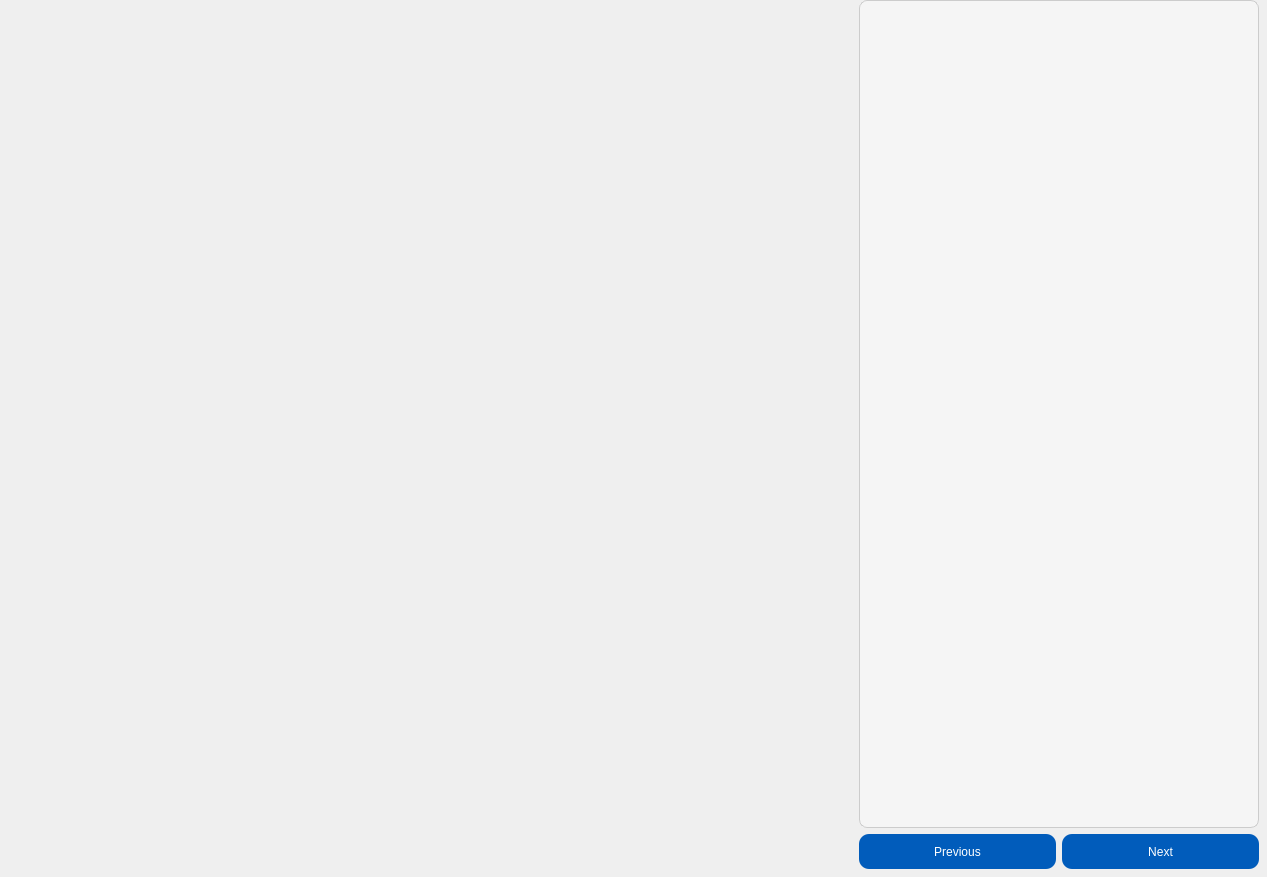
<?xml version="1.0" encoding="UTF-8"?>
<ui version="4.0">
 <class>mainWidget</class>
 <widget class="QWidget" name="mainWidget">
  <property name="geometry">
   <rect>
    <x>0</x>
    <y>0</y>
    <width>1267</width>
    <height>877</height>
   </rect>
  </property>
  <property name="sizePolicy">
   <sizepolicy hsizetype="Expanding" vsizetype="Expanding">
    <horstretch>0</horstretch>
    <verstretch>0</verstretch>
   </sizepolicy>
  </property>
  <property name="maximumSize">
   <size>
    <width>3840</width>
    <height>2160</height>
   </size>
  </property>
  <property name="windowTitle">
   <string>Widget</string>
  </property>
  <layout class="QHBoxLayout" name="horizontalLayout_2">
   <property name="leftMargin">
    <number>0</number>
   </property>
   <property name="topMargin">
    <number>0</number>
   </property>
   <property name="rightMargin">
    <number>0</number>
   </property>
   <property name="bottomMargin">
    <number>0</number>
   </property>
   <item>
    <layout class="QHBoxLayout" name="horizontalLayout">
     <property name="sizeConstraint">
      <enum>QLayout::SizeConstraint::SetMinimumSize</enum>
     </property>
     <item>
      <widget class="QStackedWidget" name="procedureStack">
       <property name="sizePolicy">
        <sizepolicy hsizetype="Expanding" vsizetype="Expanding">
         <horstretch>0</horstretch>
         <verstretch>0</verstretch>
        </sizepolicy>
       </property>
       <property name="maximumSize">
        <size>
         <width>3840</width>
         <height>2160</height>
        </size>
       </property>
      </widget>
     </item>
     <item>
      <layout class="QVBoxLayout" name="verticalLayout">
       <property name="sizeConstraint">
        <enum>QLayout::SizeConstraint::SetMaximumSize</enum>
       </property>
       <property name="rightMargin">
        <number>8</number>
       </property>
       <property name="bottomMargin">
        <number>8</number>
       </property>
       <item>
        <widget class="QListWidget" name="procedureStepList">
         <property name="sizePolicy">
          <sizepolicy hsizetype="Minimum" vsizetype="Expanding">
           <horstretch>0</horstretch>
           <verstretch>0</verstretch>
          </sizepolicy>
         </property>
         <property name="minimumSize">
          <size>
           <width>400</width>
           <height>0</height>
          </size>
         </property>
         <property name="maximumSize">
          <size>
           <width>3840</width>
           <height>2160</height>
          </size>
         </property>
         <property name="font">
          <font>
           <family>Arial</family>
           <pointsize>14</pointsize>
          </font>
         </property>
         <property name="styleSheet">
          <string notr="true">/* Style for the QListWidget */
                                            QListWidget {
                                            background-color: #F5F5F5;
                                            border: 1px solid #CCCCCC;
                                            border-radius: 8px;
                                            padding: 5px;
                                            }

                                            /* Style for QListWidgetItem (Default/Inactive) */
                                            QListWidget::item {
                                            background-color: #FFFFFF;
                                            border: 1px solid #E0E0E0;
                                            border-radius: 5px;
                                            margin: 16px;
                                            padding: 6px;
                                            color: #555555; /* Text color for inactive items */
                                            }

                                            /* Style for selected QListWidgetItem */
                                            QListWidget::item:selected {
                                            background-color: #D0E7FF;
                                            border: 2px solid #3399FF;
                                            color: #000000; /* Text color for selected items */
                                            }

                                            /* Style for hovered QListWidgetItem */
                                            QListWidget::item:hover {
                                            background-color: #E6F2FF;
                                            border: 1px solid #66B2FF;
                                            color: #333333; /* Text color on hover */
                                            }

                                            /* Style for disabled QListWidgetItem */
                                            QListWidget::item:disabled {
                                            background-color: #F0F0F0;
                                            border: 1px solid #D3D3D3;
                                            color: #A9A9A9; /* Grey text for disabled items */
                                            }

                                            /* Style for QLabel within the items */
                                            QLabel {
                                            color: #555555;
                                            font-size: 14px;
                                            }

                                            /* Optional: Alternating item backgrounds for better
                                            readability */
                                            QListWidget::item:nth-child(even) {
                                            background-color: #FAFAFA;
                                            }

                                            QListWidget::item:nth-child(odd) {
                                            background-color: #FFFFFF;
                                            }</string>
         </property>
         <property name="autoScroll">
          <bool>false</bool>
         </property>
         <property name="autoScrollMargin">
          <number>8</number>
         </property>
         <property name="editTriggers">
          <set>QAbstractItemView::EditTrigger::NoEditTriggers</set>
         </property>
         <property name="selectionBehavior">
          <enum>QAbstractItemView::SelectionBehavior::SelectRows</enum>
         </property>
         <property name="movement">
          <enum>QListView::Movement::Static</enum>
         </property>
         <property name="isWrapping" stdset="0">
          <bool>true</bool>
         </property>
         <property name="resizeMode">
          <enum>QListView::ResizeMode::Adjust</enum>
         </property>
         <property name="gridSize">
          <size>
           <width>385</width>
           <height>60</height>
          </size>
         </property>
         <property name="uniformItemSizes">
          <bool>false</bool>
         </property>
         <property name="wordWrap">
          <bool>true</bool>
         </property>
         <property name="selectionRectVisible">
          <bool>true</bool>
         </property>
         <property name="currentRow">
          <number>-1</number>
         </property>
        </widget>
       </item>
       <item>
        <layout class="QHBoxLayout" name="horizontalLayout_3">
         <property name="sizeConstraint">
          <enum>QLayout::SizeConstraint::SetMaximumSize</enum>
         </property>
         <property name="topMargin">
          <number>0</number>
         </property>
         <item>
          <widget class="QPushButton" name="prevButton">
           <property name="sizePolicy">
            <sizepolicy hsizetype="Minimum" vsizetype="Minimum">
             <horstretch>0</horstretch>
             <verstretch>0</verstretch>
            </sizepolicy>
           </property>
           <property name="minimumSize">
            <size>
             <width>100</width>
             <height>35</height>
            </size>
           </property>
           <property name="maximumSize">
            <size>
             <width>200</width>
             <height>50</height>
            </size>
           </property>
           <property name="styleSheet">
            <string notr="true">QPushButton {
                                                    color: rgb(255, 255, 255);
                                                    background-color: rgb(1, 92, 187);
                                                    border: 1px;
                                                    border-radius: 10px;
                                                    }

                                                    QPushButton:hover {
                                                    color: rgb(220,221,229);
                                                    background-color: rgb(37, 150, 190);
                                                    }

                                                    QPushButton:pressed {
                                                    color: rgb(220,221,229);
                                                    background-color: rgb(37, 150, 190);
                                                    }

                                                    QPushButton:disabled {
                                                    color: rgb(190, 190, 190);
                                                    background-color: rgb(100, 100, 100);
                                                    }</string>
           </property>
           <property name="text">
            <string>Previous</string>
           </property>
          </widget>
         </item>
         <item>
          <widget class="QPushButton" name="nextButton">
           <property name="sizePolicy">
            <sizepolicy hsizetype="Minimum" vsizetype="Minimum">
             <horstretch>0</horstretch>
             <verstretch>0</verstretch>
            </sizepolicy>
           </property>
           <property name="minimumSize">
            <size>
             <width>100</width>
             <height>35</height>
            </size>
           </property>
           <property name="maximumSize">
            <size>
             <width>200</width>
             <height>50</height>
            </size>
           </property>
           <property name="styleSheet">
            <string notr="true">QPushButton {
                                                    color: rgb(255, 255, 255);
                                                    background-color: rgb(1, 92, 187);
                                                    border: 1px;
                                                    border-radius: 10px;
                                                    }

                                                    QPushButton:hover {
                                                    color: rgb(220,221,229);
                                                    background-color: rgb(37, 150, 190);
                                                    }

                                                    QPushButton:pressed {
                                                    color: rgb(220,221,229);
                                                    background-color: rgb(37, 150, 190);
                                                    }

                                                    QPushButton:disabled {
                                                    color: rgb(190, 190, 190);
                                                    background-color: rgb(100, 100, 100);
                                                    }</string>
           </property>
           <property name="text">
            <string>Next</string>
           </property>
          </widget>
         </item>
        </layout>
       </item>
      </layout>
     </item>
    </layout>
   </item>
  </layout>
 </widget>
 <resources/>
 <connections/>
</ui>
